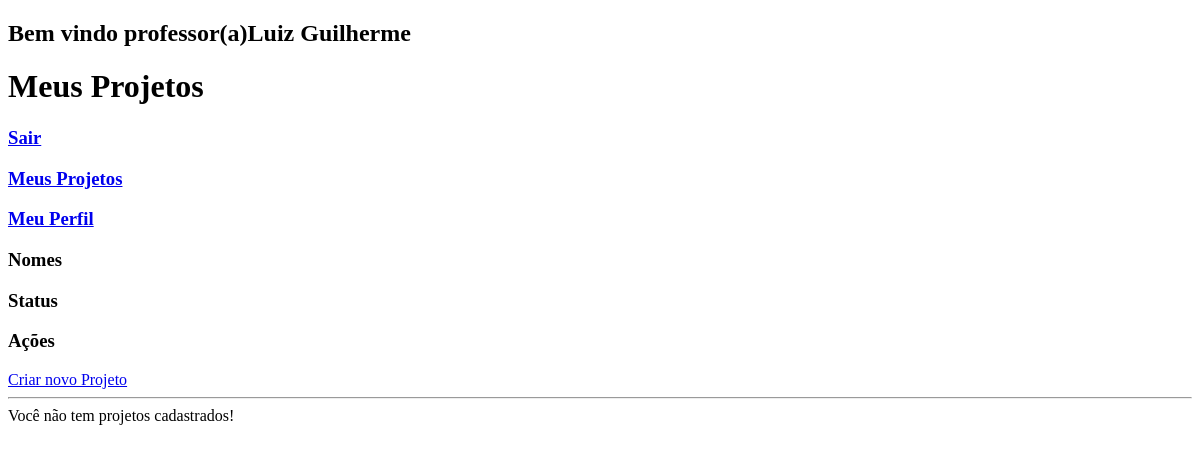
Page /login/professor/professor.php (signed in) on the earlier database version.
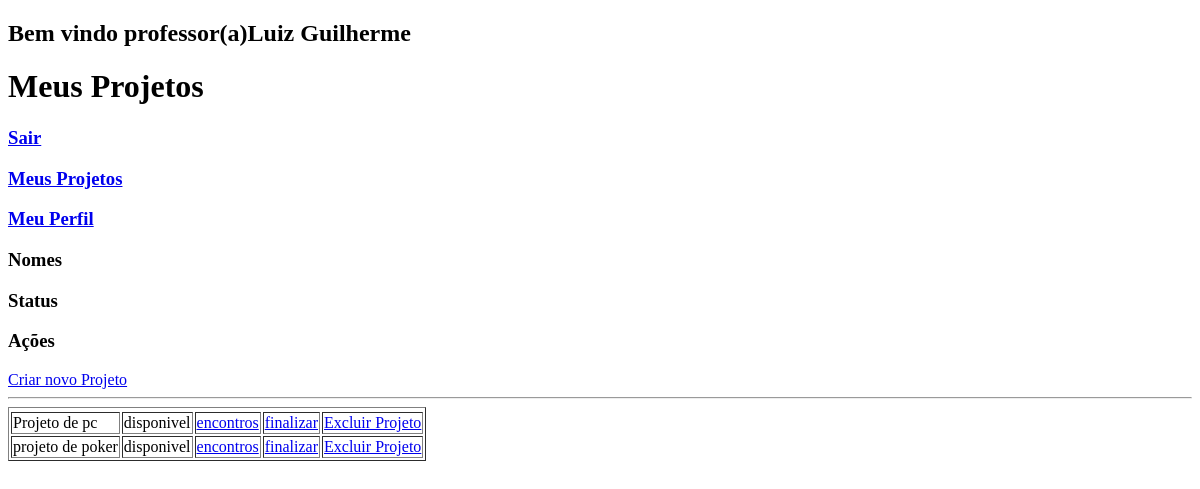
Same page on the later database version.
### tables this page shows
CREATE TABLE IF NOT EXISTS `projeto` (
  `id_projeto` int NOT NULL AUTO_INCREMENT,
  `nome_projeto` varchar(255) DEFAULT NULL,
  `situacao` varchar(255) NOT NULL,
  `fk_projeto_id_professor` int NOT NULL,
  PRIMARY KEY (`id_projeto`)
);

### Crud/crud_projeto/listar.php (the view, shortened to what this page needs)
<?php
$conexao = conectar();
$sql = "SELECT * FROM projeto WHERE fk_projeto_id_professor =" . $_SESSION['usuario'][1];
$resultado = mysqli_query($conexao, $sql);
$quantidade_linha = $resultado->num_rows;
if ($quantidade_linha == 0) {
    echo "Você não tem projetos cadastrados!";
} else {
    echo '<table border=1>
<tr>
</tr>';
    while ($dados = mysqli_fetch_assoc($resultado)) {
        if ($dados['situacao'] == "disponivel") {
            echo '<tr>';
            echo '<td>' . $dados['nome_projeto'] . '</td>';
            echo '<td>' . $dados['situacao'] . '</td>';
            echo '<td> <a href="../../Crud/crud_encontro/listar.php?id_projeto=' . $dados['id_projeto'] . '">encontros</a> </td>';
            echo '<td> <a href="../../Crud/crud_projeto/finalizar.php?id_projeto=' . $dados['id_projeto'] . '">finalizar</a></td>';
            echo '<td> <a href="../../Crud/crud_projeto/excluir.php?id_projeto=' . $dados['id_projeto'] . '">Excluir Projeto</a></td>';
            echo '</tr>';
        }else{
            echo '<tr>';
            echo '<td>' . $dados['nome_projeto'] . '</td>';
            echo '<td>' . $dados['situacao'] . '</td>';
            echo '<td> <a href="../../Crud/crud_projeto/certificado.php?id_projeto=' . $dados['id_projeto'] . '"> Certificado </a></td>';
            echo '</tr>';
        }
    }
    echo '</table>' . "<br>";
}

### Login/professor/professor.php (shortened to what this page needs)
<!DOCTYPE html>
<html lang="pt-br">
<head>
</head>
<body>
    <h2><?php
    echo "Bem vindo professor(a)" . $_SESSION['usuario'][0];
    ?></h2>
    <h1>Meus Projetos</h1>
    <h3><a href="../../index.php">Sair</a></h3>
    <h3><a href="../../index.php">Meus Projetos</a></h3>
    <h3><a href="../../Crud/crud_perfil/inicial.php">Meu Perfil</a></h3>
    <h3>Nomes</h3>
    <h3>Status</h3>
    <h3>Ações</h3>
    <a href="../../Crud/crud_projeto/formcad.php">Criar novo Projeto</a>
    <hr></hr>
    <?php
    require_once('../../Crud/crud_projeto/listar.php')
    ?>
</body>
</html>

Differences in the rows shown:
added projeto: nome_projeto "Projeto de pc", situacao "disponivel"
added projeto: nome_projeto "projeto de poker", situacao "disponivel"
Other differences:
text no longer shown: "Você não tem projetos cadastrados!"
